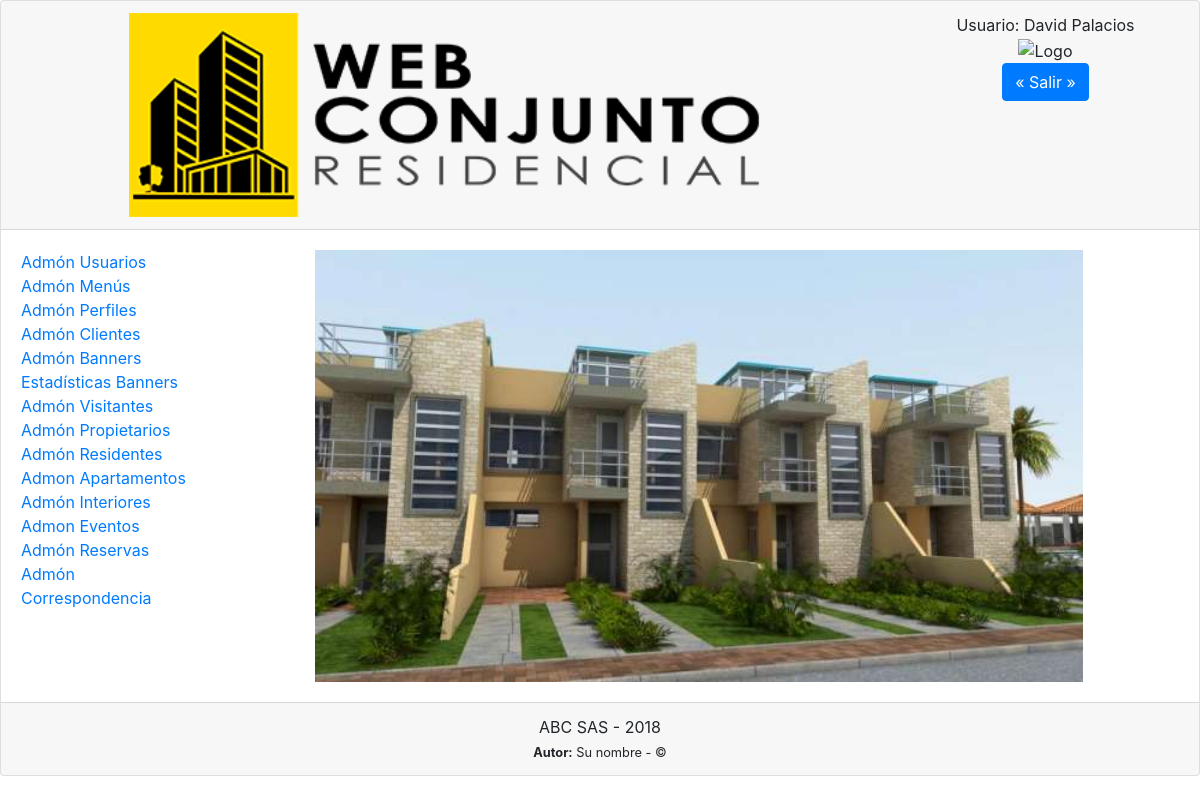
Page /dentrodehtdocs/mi_proyecto/aplicacion4.php (signed in) on the committed database.
### tables this page shows
CREATE TABLE `menus` (
  `id_menu` int(2) NOT NULL AUTO_INCREMENT,
  `titulo` varchar(50) NOT NULL,
  `modulo` varchar(100) NOT NULL,
  `icono` varchar(100) NOT NULL,
  `url` varchar(100) NOT NULL,
  PRIMARY KEY (`id_menu`)
);

### config_conjunto/mysqli.class.php (called while the page is built, shortened)
<?php
class base
{
	private $db;
	private $id_resultado;
	function __construct($server=IPSERVER,$user=USERDB,$pass=PASSWD,$basedatos=DB,$port=PORTDB,$connection_type="N")
	{
		$this->db = null;
		$this->id_resultado = null;
	}
	function conectar($server=IPSERVER,$user=USERDB,$pass=PASSWD,$basedatos=DB,$port=PORTDB,$connection_type="N") {
		switch (strtoupper($connection_type)) {
			case 'N':
				$this->db = mysqli_connect($server,$user,$pass,$basedatos,$port);
				break;
		}
		if ($this->db) {
			$this->db->set_charset("utf8");
		}
		return($this->db);
	}
	function consulta($query) {
		return($this->id_resultado = $this->db->query($query));
	}
	function trae_fila($index_type="A") {
		switch ($index_type) {
			case 'A':
				$fila = mysqli_fetch_array($this->id_resultado,MYSQLI_ASSOC);
				break;
		}
		return($fila);
	}
}
class subase extends base
{
	function sub_tuplas($query, $index_type="A") {
		if (!empty($query)) {
			if ($this->consulta($query)) {
				$tabla=array();
				while ($fila=$this->trae_fila($index_type)) {
					$tabla[]=$fila;
				}
				return($tabla);
			} else {
				return null;
			}
		}
	}
}
?>

### dentrodehtdocs/mi_proyecto/menu4.php (the view, shortened to what this page needs)
<?php
$sql="SELECT id_menu,titulo FROM menus ORDER BY id_menu";
if ($tabla=$db->sub_tuplas($sql)) {
	foreach ($tabla as $key => $fila) {
		echo "<a href=\"".PROGRAMA."?opcion=".$fila["id_menu"],"\">".$fila["titulo"]."</a><br/>";
	}
}
?>

### rows in the picture
menus: titulo "Admón Usuarios"
menus: titulo "Admón Menús"
menus: titulo "Admón Perfiles"
menus: titulo "Admón Clientes"
menus: titulo "Admón Banners"
menus: titulo "Estadísticas Banners"
menus: titulo "Admón Visitantes"
menus: titulo "Admón Propietarios"
menus: titulo "Admón Residentes"
menus: titulo "Admon Apartamentos"
menus: titulo "Admón Interiores"
menus: titulo "Admon Eventos"
menus: titulo "Admón Reservas"
menus: titulo "Admón Correspondencia"

### other values in the picture
$_SESSION["autb"]["nombre"] "David Palacios"
